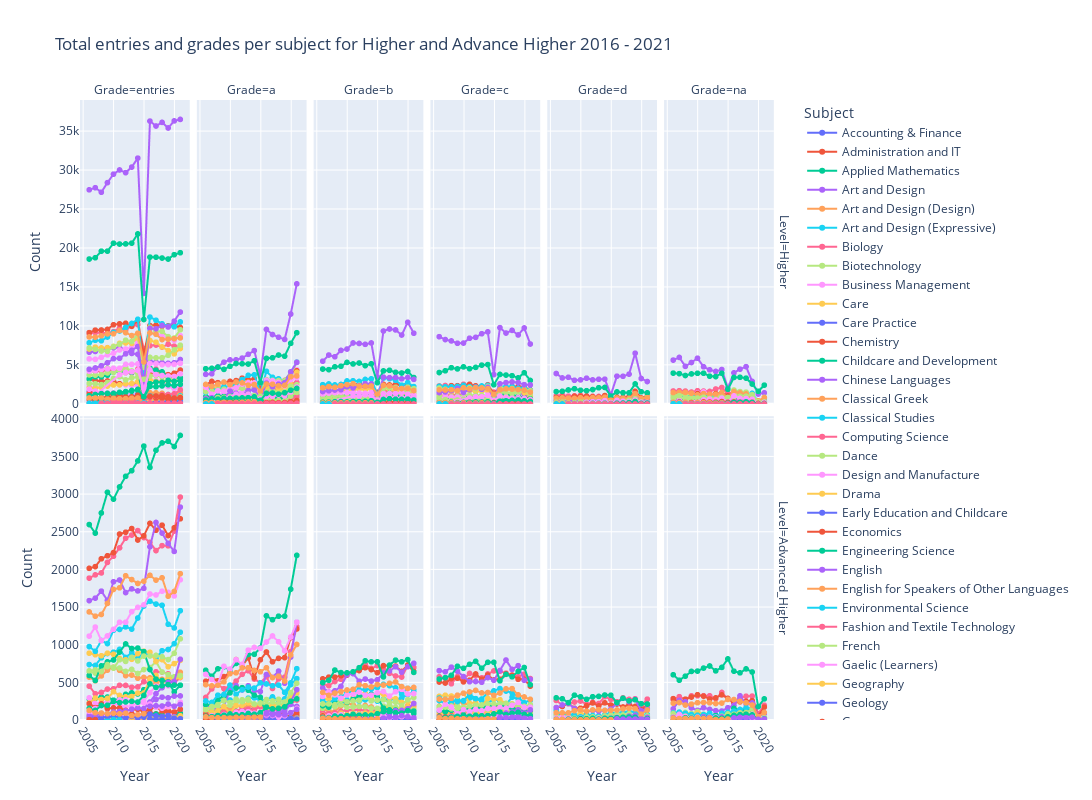

Notebook code cell kept with this figure:
### Code cell
# Plot graph

# Create a list of subjects and year in correct order
subjects = sorted(dft['subject'].unique())
years = sorted(dft['year'].unique())
levels = ['Higher', 'Advanced_Higher']

fig = px.line(dft, x = "year", y = ["count"], 
                color = "subject",
                facet_col = 'grade',
                facet_row = 'level',
                facet_row_spacing = 0.02, 
                facet_col_spacing = 0.01, 
                width = 1500,
                height = 800,
                category_orders = {'subject' : subjects, 
                                       'year' : years,
                                          'level' : levels},
                labels = {"value": "Count",
                             "subject": "Subject",
                                  "level": "Level",
                                     "grade": "Grade",
                                         "year": "Year"},
                title = 'Total entries and grades per subject for Higher and Advance Higher 2016 - 2021'
                )

fig.update_yaxes(rangemode = "tozero")

fig.update_xaxes(tickangle = 60)

fig.layout.yaxis.matches = 'y'
fig.layout.yaxis2.matches = 'y'
fig.layout.yaxis3.matches = 'y'
fig.layout.yaxis4.matches = 'y'
fig.layout.yaxis5.matches = 'y'
fig.layout.yaxis6.matches = 'y'

fig.layout.yaxis7.matches = 'y7'
fig.layout.yaxis8.matches = 'y7'
fig.layout.yaxis9.matches = 'y7'
fig.layout.yaxis10.matches = 'y7'
fig.layout.yaxis11.matches = 'y7'
fig.layout.yaxis12.matches = 'y7'


fig.update_traces(mode = "markers+lines")

filename = 'total_students_details_higher_only'

fig.write_html('./graphs/' + filename + '.html')

fig.show()
